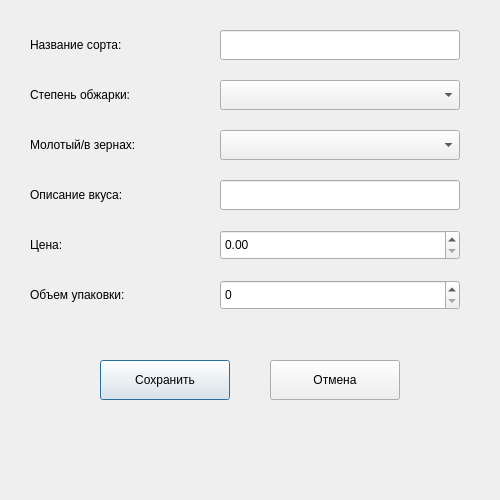
<?xml version="1.0" encoding="UTF-8"?>
<ui version="4.0">
 <class>AddEditCoffeeForm</class>

 <widget class="QDialog" name="AddEditCoffeeForm">
  <property name="geometry">
   <rect>
    <x>0</x>
    <y>0</y>
    <width>500</width>
    <height>500</height>
   </rect>
  </property>

  <property name="windowTitle">
   <string>Кофе</string>
  </property>

  <widget class="QLabel" name="nameLabel">
   <property name="geometry">
    <rect>
     <x>30</x>
     <y>30</y>
     <width>180</width>
     <height>30</height>
    </rect>
   </property>
   <property name="text">
    <string>Название сорта:</string>
   </property>
  </widget>

  <widget class="QLineEdit" name="nameEdit">
   <property name="geometry">
    <rect>
     <x>220</x>
     <y>30</y>
     <width>240</width>
     <height>30</height>
    </rect>
   </property>
  </widget>

  <widget class="QLabel" name="roastingLabel">
   <property name="geometry">
    <rect>
     <x>30</x>
     <y>80</y>
     <width>180</width>
     <height>30</height>
    </rect>
   </property>
   <property name="text">
    <string>Степень обжарки:</string>
   </property>
  </widget>

  <widget class="QComboBox" name="roastingComboBox">
   <property name="geometry">
    <rect>
     <x>220</x>
     <y>80</y>
     <width>240</width>
     <height>30</height>
    </rect>
   </property>
  </widget>

  <widget class="QLabel" name="typeLabel">
   <property name="geometry">
    <rect>
     <x>30</x>
     <y>130</y>
     <width>180</width>
     <height>30</height>
    </rect>
   </property>
   <property name="text">
    <string>Молотый/в зернах:</string>
   </property>
  </widget>

  <widget class="QComboBox" name="typeComboBox">
   <property name="geometry">
    <rect>
     <x>220</x>
     <y>130</y>
     <width>240</width>
     <height>30</height>
    </rect>
   </property>
  </widget>

  <widget class="QLabel" name="tasteLabel">
   <property name="geometry">
    <rect>
     <x>30</x>
     <y>180</y>
     <width>180</width>
     <height>30</height>
    </rect>
   </property>
   <property name="text">
    <string>Описание вкуса:</string>
   </property>
  </widget>

  <widget class="QLineEdit" name="tasteEdit">
   <property name="geometry">
    <rect>
     <x>220</x>
     <y>180</y>
     <width>240</width>
     <height>30</height>
    </rect>
   </property>
  </widget>

  <widget class="QLabel" name="priceLabel">
   <property name="geometry">
    <rect>
     <x>30</x>
     <y>230</y>
     <width>180</width>
     <height>30</height>
    </rect>
   </property>
   <property name="text">
    <string>Цена:</string>
   </property>
  </widget>

  <widget class="QDoubleSpinBox" name="priceSpinBox">
   <property name="geometry">
    <rect>
     <x>220</x>
     <y>230</y>
     <width>240</width>
     <height>30</height>
    </rect>
   </property>
   <property name="maximum">
    <double>1000000.000000000000000</double>
   </property>
   <property name="value">
    <double>0.000000000000000</double>
   </property>
  </widget>

  <widget class="QLabel" name="volumeLabel">
   <property name="geometry">
    <rect>
     <x>30</x>
     <y>280</y>
     <width>180</width>
     <height>30</height>
    </rect>
   </property>
   <property name="text">
    <string>Объем упаковки:</string>
   </property>
  </widget>

  <widget class="QSpinBox" name="volumeSpinBox">
   <property name="geometry">
    <rect>
     <x>220</x>
     <y>280</y>
     <width>240</width>
     <height>30</height>
    </rect>
   </property>
   <property name="maximum">
    <number>100000</number>
   </property>
  </widget>

  <widget class="QPushButton" name="saveButton">
   <property name="geometry">
    <rect>
     <x>100</x>
     <y>360</y>
     <width>130</width>
     <height>40</height>
    </rect>
   </property>
   <property name="text">
    <string>Сохранить</string>
   </property>
  </widget>

  <widget class="QPushButton" name="cancelButton">
   <property name="geometry">
    <rect>
     <x>270</x>
     <y>360</y>
     <width>130</width>
     <height>40</height>
    </rect>
   </property>
   <property name="text">
    <string>Отмена</string>
   </property>
  </widget>

 </widget>

 <resources/>
 <connections/>
</ui>
